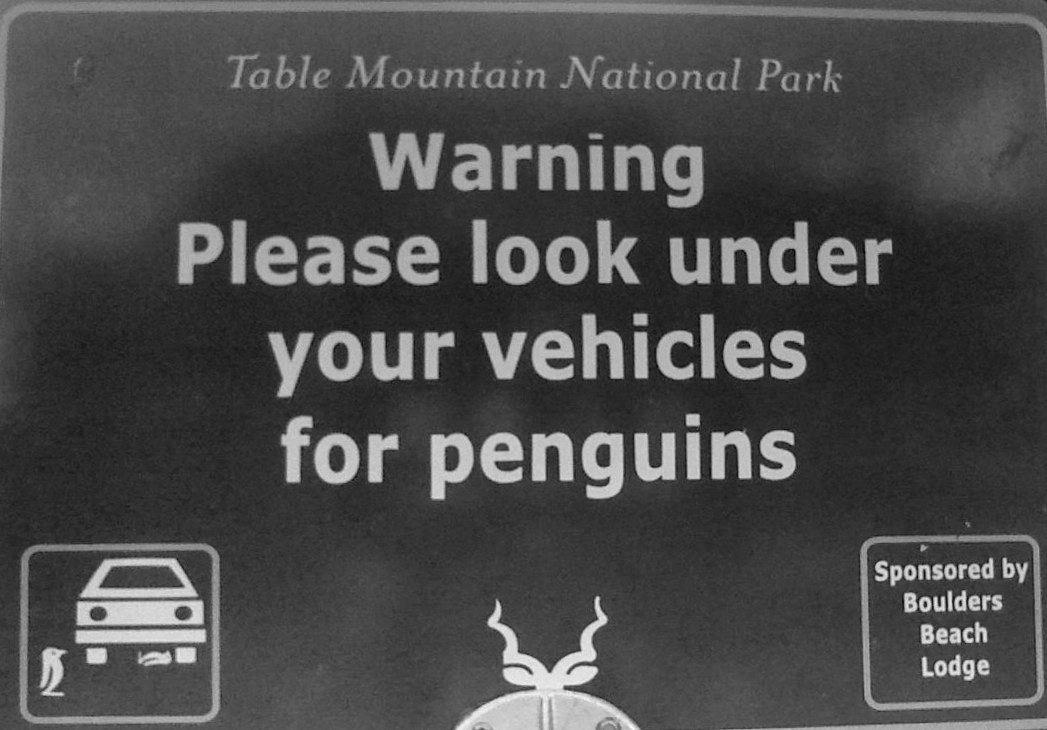
#> input picture edges/penguins.png, 1047 x 730 px
$ python code.py   (older library calls are emulated)
#> lines starting #> are read from the running program, lines starting #| are printed output that depends on the picture
import cv2
import numpy as np
import os
import matplotlib.pyplot as plt

os.chdir(os.path.dirname(__file__))

img = cv2.imread('penguins.png', cv2.IMREAD_GRAYSCALE)
#> img is the input picture: shape (730, 1047); min 0, max 253, mean 73.4

cv2.imshow('Original', img)
cv2.waitKey(0)

img_blur = cv2.GaussianBlur(img, (3, 3), 0)

Kv = np.array([[-1, -2, -1], [0, 0, 0], [1, 2, 1]])
Ku = np.array([[-1, 0, 1], [-2, 0, 2], [-1, 0, 1]])

Iv = cv2.filter2D(img_blur, cv2.CV_64F, Kv)
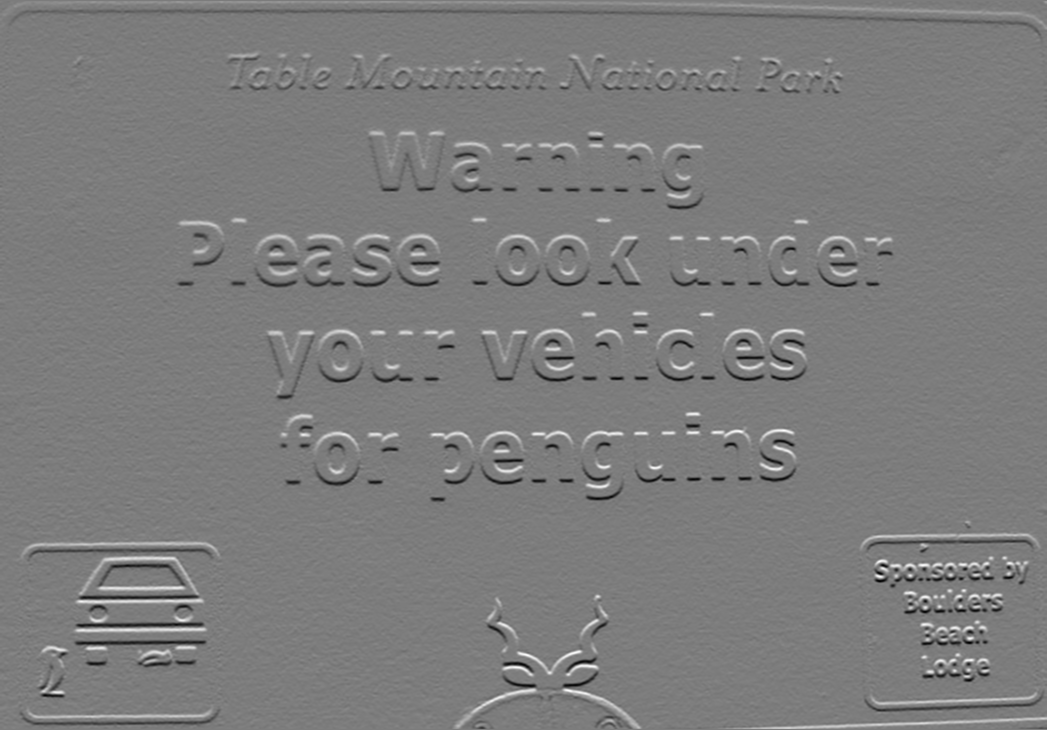
#> Iv: shape (730, 1047) float64; min -434, max 454, mean 0.2; drawn with min black and max white
Iu = cv2.filter2D(img_blur, cv2.CV_64F, Ku)
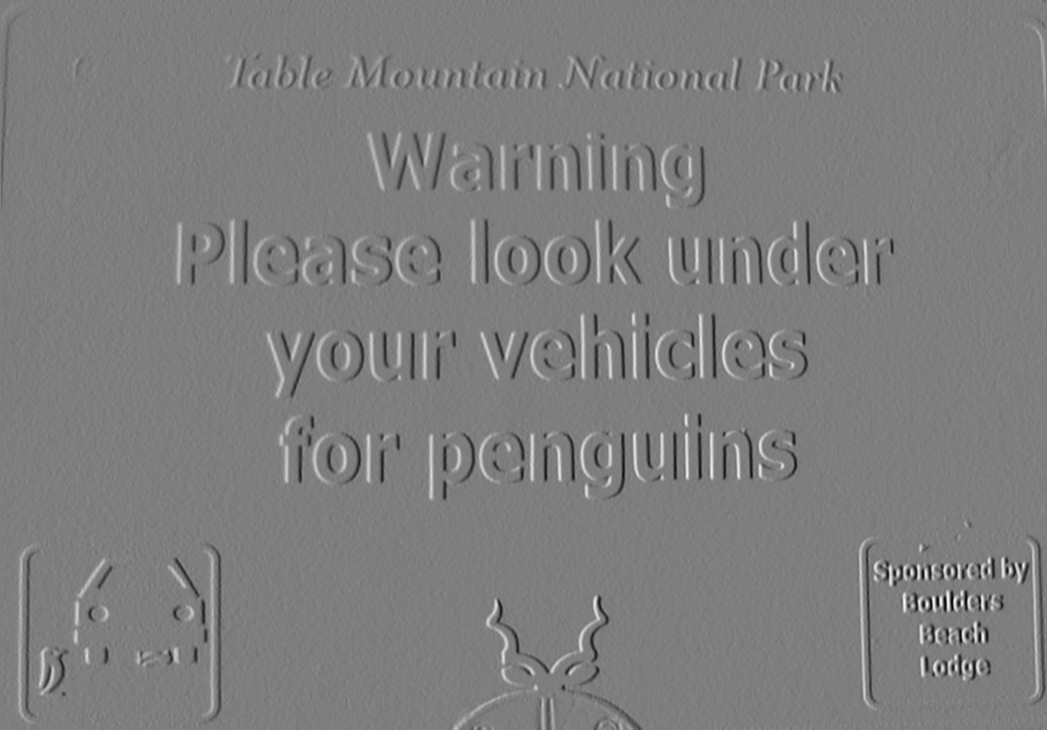
#> Iu: shape (730, 1047) float64; min -521, max 531, mean -0.1; drawn with min black and max white

I = np.sqrt(Iu**2 + Iv**2)
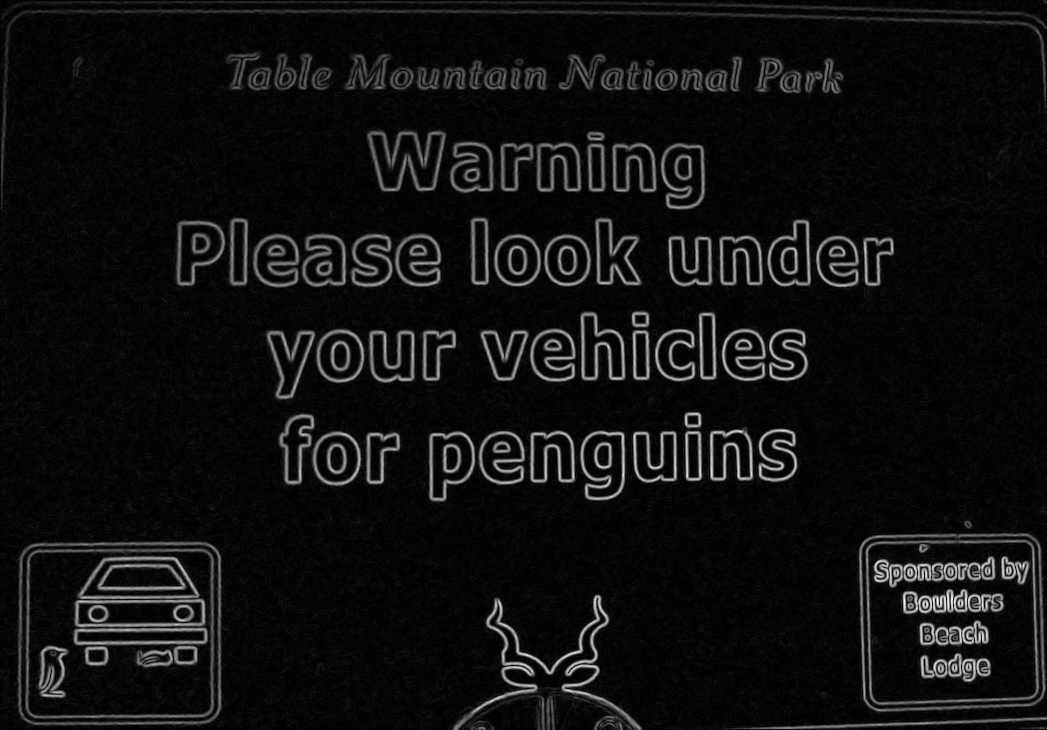
#> I: shape (730, 1047) float64; min 0, max 531.1, mean 34.7; drawn with min black and max white

I = cv2.normalize(I, None, 0, 255, cv2.NORM_MINMAX)
I = np.uint8(I)

plt.figure(figsize=(12, 6))

plt.subplot(1, 3, 1)
plt.title('Gradiente horizontal (Iu)')
plt.imshow(np.abs(Iu), cmap='gray')
plt.axis('off')

plt.subplot(1, 3, 2)
plt.title('Gradiente Vertical (Iv)')
plt.imshow(np.abs(Iv), cmap='gray')
plt.axis('off')

plt.subplot(1, 3, 3)
plt.title("Imagem das Bordas (I = √(Iu² + Iv²))")
plt.imshow(I, cmap='gray')
plt.axis('off')

plt.show()
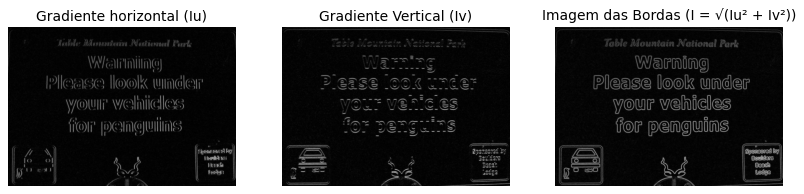
#> figure drawn by matplotlib, 3 panels
